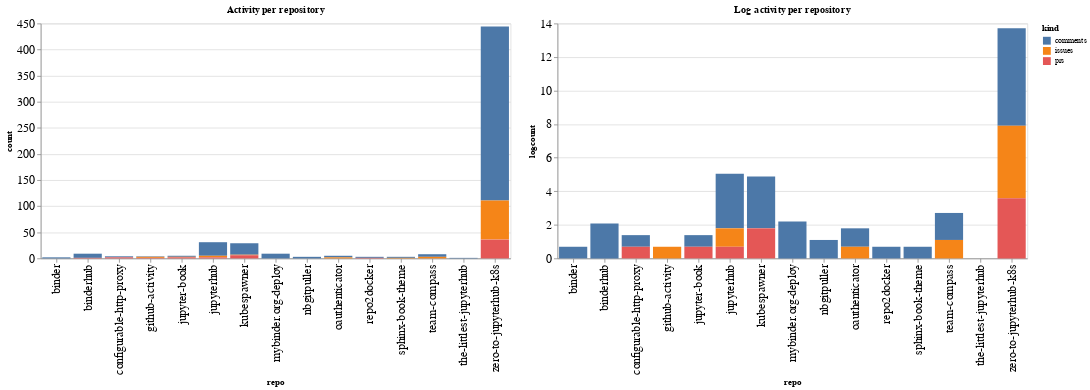

Notebook code cell kept with this figure:
### Code cell
ch1 = alt.Chart(repo_summaries, width=600, title="Activity per repository").mark_bar().encode(
    x='repo',
    y='count',
    color='kind',
    tooltip="kind"
)

ch2 = alt.Chart(repo_summaries, width=600, title="Log activity per repository").mark_bar().encode(
    x='repo',
    y='logcount',
    color='kind',
    tooltip="kind"
)

ch1 | ch2

### Figure 1 — Vega-Lite specification as saved in the notebook (floating-point values rounded to 4 significant figures)
{"config": {"axisLeft": {"labelFontSize": 15}, "axisBottom": {"labelFontSize": 15}}, "hconcat": [{"mark": "bar", "encoding": {"color": {"type": "nominal", "field": "kind"}, "tooltip": {"type": "nominal", "field": "kind"}, "x": {"type": "nominal", "field": "repo"}, "y": {"type": "quantitative", "field": "count"}}, "title": "Activity per repository", "width": 600}, {"mark": "bar", "encoding": {"color": {"type": "nominal", "field": "kind"}, "tooltip": {"type": "nominal", "field": "kind"}, "x": {"type": "nominal", "field": "repo"}, "y": {"type": "quantitative", "field": "logcount"}}, "title": "Log activity per repository", "width": 600}], "data": {"name": "data-8e48e48fce31954ad3786f3e3e2669cc"}, "$schema": "https://vega.github.io/schema/vega-lite/v4.8.1.json", "datasets": {"data-8e48e48fce31954ad3786f3e3e2669cc": [{"repo": "binder", "kind": "comments", "count": 2, "logcount": 0.6931}, {"repo": "binderhub", "kind": "comments", "count": 8, "logcount": 2.079}, {"repo": "binderhub", "kind": "prs", "count": 1, "logcount": 0.0}, {"repo": "configurable-http-proxy", "kind": "comments", "count": 2, "logcount": 0.6931}, {"repo": "configurable-http-proxy", "kind": "prs", "count": 2, "logcount": 0.6931}, {"repo": "github-activity", "kind": "comments", "count": 1, "logcount": 0.0}, {"repo": "github-activity", "kind": "issues", "count": 2, "logcount": 0.6931}, {"repo": "github-activity", "kind": "prs", "count": 1, "logcount": 0.0}, {"repo": "jupyter-book", "kind": "comments", "count": 2, "logcount": 0.6931}, {"repo": "jupyter-book", "kind": "issues", "count": 1, "logcount": 0.0}, {"repo": "jupyter-book", "kind": "prs", "count": 2, "logcount": 0.6931}, {"repo": "jupyterhub", "kind": "comments", "count": 26, "logcount": 3.258}, {"repo": "jupyterhub", "kind": "issues", "count": 3, "logcount": 1.099}, {"repo": "jupyterhub", "kind": "prs", "count": 2, "logcount": 0.6931}, {"repo": "kubespawner", "kind": "comments", "count": 22, "logcount": 3.091}, {"repo": "kubespawner", "kind": "issues", "count": 1, "logcount": 0.0}, {"repo": "kubespawner", "kind": "prs", "count": 6, "logcount": 1.792}, {"repo": "mybinder.org-deploy", "kind": "comments", "count": 9, "logcount": 2.197}, {"repo": "nbgitpuller", "kind": "comments", "count": 3, "logcount": 1.099}, {"repo": "oauthenticator", "kind": "comments", "count": 3, "logcount": 1.099}, {"repo": "oauthenticator", "kind": "issues", "count": 2, "logcount": 0.6931}, {"repo": "repo2docker", "kind": "comments", "count": 2, "logcount": 0.6931}, {"repo": "repo2docker", "kind": "prs", "count": 1, "logcount": 0.0}, {"repo": "sphinx-book-theme", "kind": "comments", "count": 2, "logcount": 0.6931}, {"repo": "sphinx-book-theme", "kind": "issues", "count": 1, "logcount": 0.0}, {"repo": "team-compass", "kind": "comments", "count": 5, "logcount": 1.609}, {"repo": "team-compass", "kind": "issues", "count": 3, "logcount": 1.099}, {"repo": "the-littlest-jupyterhub", "kind": "comments", "count": 1, "logcount": 0.0}, {"repo": "zero-to-jupyterhub-k8s", "kind": "comments", "count": 333, "logcount": 5.808}, {"repo": "zero-to-jupyterhub-k8s", "kind": "issues", "count": 75, "logcount": 4.317}, {"repo": "zero-to-jupyterhub-k8s", "kind": "prs", "count": 36, "logcount": 3.584}]}}
